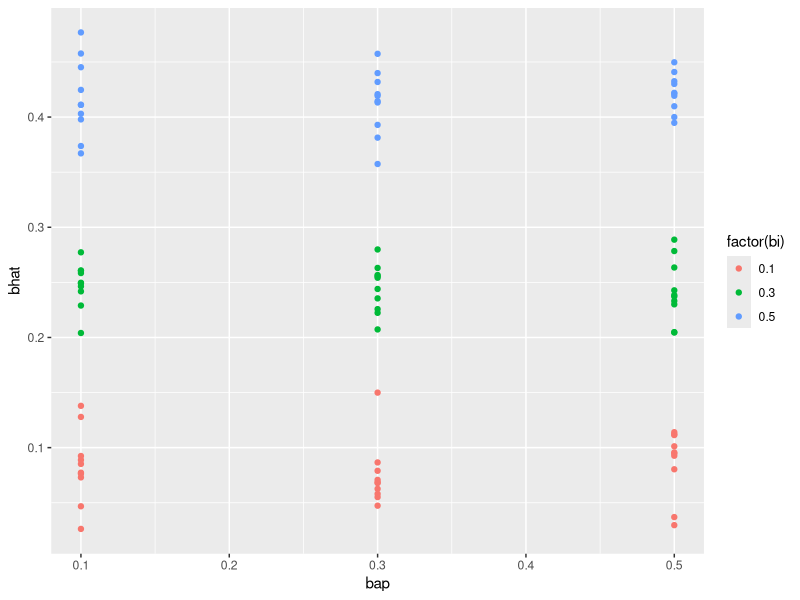

Generate this figure with R:
## ---- chunk 1
library(purrr)
library(ggplot2)
library(dplyr)
## ---- chunk 2
fn <- function(n, bap, bm, bi, sim=1) {
    args <- list(n=n, bap=bap, bm=bm, bi=bi, sim=sim) %>% as_tibble()
    ap <- rbinom(n, 2, 0.5) / 2
    g <- rbinom(n, 2, 0.3)

    l <- ap * bap + g * ap * bi + rnorm(n)
    copd <- rbinom(n, 1, plogis(l))
    bhat <- glm(copd ~ g * ap, family="binomial")$coef[4]
    args$bhat <- bhat
    return(args)
}
fn(100000, 0.3, 0.1, 0.5)
## ---- chunk 3
param <- expand.grid(
    n=100000,
    bap=c(0.1, 0.3, 0.5),
    bm=c(0, 0.1),
    bi=c(0.1, 0.3, 0.5),
    sim=1:5
)
res <- pmap(param, fn)
## ---- chunk 4
res %>% 
    bind_rows() %>%
    ggplot(aes(bap, bhat, color=factor(bi))) +
    geom_point()
## ---- chunk 5
sessionInfo()
